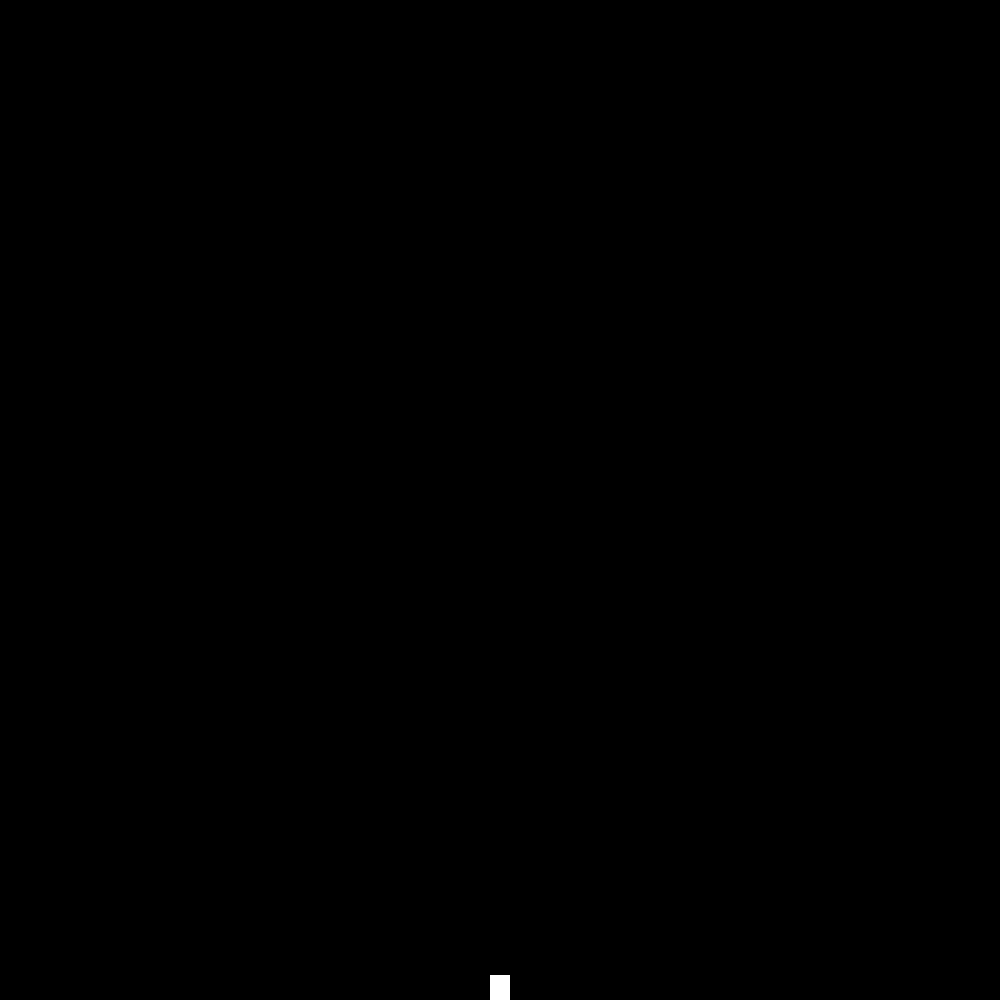
Frame 1 (no input)
Frame 60 (the mouse pressed at the canvas centre just before this capture): identical to frame 1, image omitted
Frame 120 (the mouse held since frame 60 and released just before this capture): identical to frame 1, image omitted

The Processing sketch that drew this single still picture (run headless with seeded random() and noise(); from frame 60 on, the mouse is pressed at the canvas centre):

// Processing sketch: keysExample
// ── keysExample.pde
// Press the a, b and LEFT keys to print some text
// Press space to fire


void setup()
{
  size(1000, 1000);
  
  bx = width / 2;
  by = height;
  
}

boolean[] keys = new boolean[1024];

boolean checkKey(int k)
{
  if (keys.length >= k) 
  {
    return keys[k] || keys[Character.toUpperCase(k)];  
  }
  return false;
}

void keyPressed()
{ 
  keys[keyCode] = true;
}
 
void keyReleased()
{
  keys[keyCode] = false; 
}

boolean shooting;
float bx, by;

void draw()
{
  background(0);
  stroke(255);
  if (checkKey('a'))
  {
    text("a key pressed", 10, 50);
  }
  if (checkKey('b'))
  {
    text("b key pressed", 10, 70);
  }
  
  if (checkKey(LEFT))
  {
    text("LEFT key pressed", 10, 90);
  }
  
  // draw the turret
  fill(255);
  noStroke();
  rectMode(CENTER);
  rect(width/2, height, 20, 50);
  
  if (checkKey(' '))
  {
    shooting = true;
  }
  
  if (shooting)
  {
    rect(bx, by, 20, 20);
    by -= 3;
    if (by < 0)
    {
      shooting = false;
      by = height;
    }
  }
  
}
